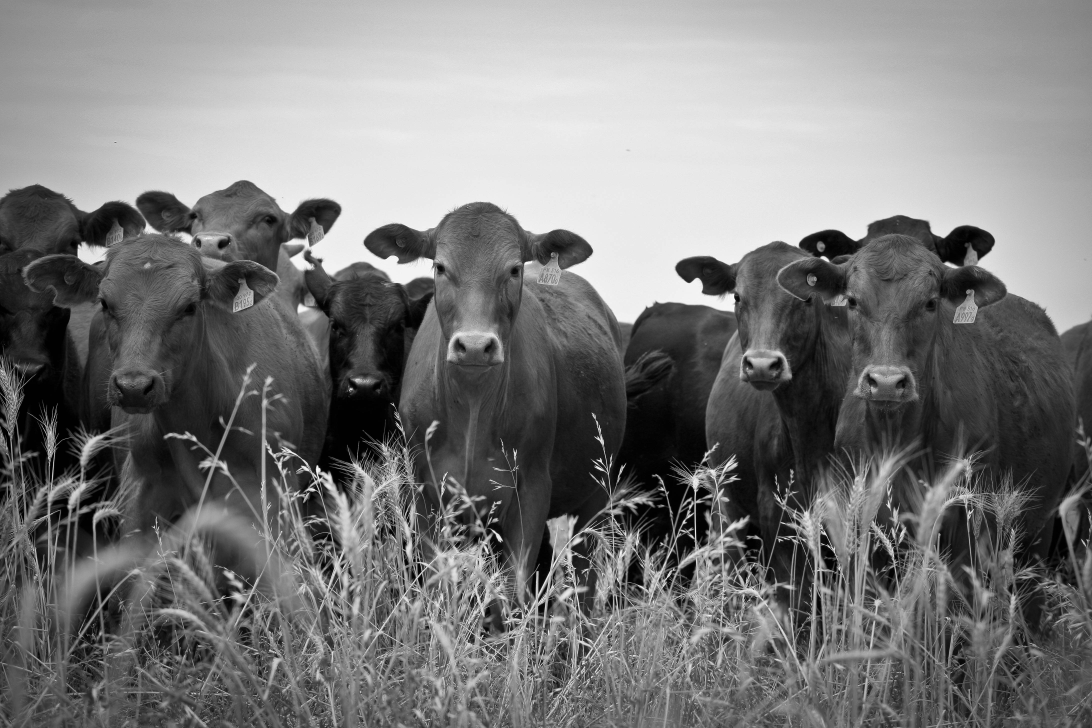
#> input picture cow_gray.jpg, 4368 x 2912 px, found by its file name (shown at 1/4 size)
$ python -i demo.py   (imports and definitions only)   (Python 2 division)
#> lines starting #> are read from the running program, lines starting #| are printed output that depends on the picture
#> in _reconstruct_single_img, img_rgb is the input picture: shape (2912, 4368, 3); min 0, max 255, mean 121
### utils.py
import cv2
from skimage import color
from skimage.transform import downscale_local_mean, resize
from skimage.io import imread, imsave
import math
import numpy as np
import os
import sklearn.neighbors as nn
import warnings
import configparser

import pickle
import random

# *****************************
# ***** Utility functions *****
# *****************************

def check_value(inds, val):
    ''' Check to see if an array is a single element equaling a particular value
    for pre-processing inputs in a function '''
    if(np.array(inds).size==1):
        if(inds==val):
            return True
    return False

def na(): # shorthand for new axis
    return np.newaxis

# [49 lines left out: functions flatten_nd_array, unflatten_2d_array, not called in this run]


class NNEncode():
    ''' Encode points using NN search and Gaussian kernel '''
    def __init__(self, NN, sigma, km_filepath='', cc=-1):
        if(check_value(cc, -1)):
            self.cc = np.load(km_filepath)
        else:
            self.cc = cc
        self.K = self.cc.shape[0]
        self.NN = int(NN)
        self.sigma = sigma
        self.nbrs = nn.NearestNeighbors(n_neighbors=self.NN, algorithm='ball_tree').fit(self.cc)

        self.alreadyUsed = False

    # [40 lines left out: functions encode_points_mtx_nd, decode_points_mtx_nd, decode_1hot_mtx_nd, not called in this run]

def _nnencode(data_ab_ss, n=10):
  '''Encode to 313bin
  Args:
    data_ab_ss: [N, H, W, 2]
  Returns:
    gt_ab_313 : [N, H, W, 313]
  '''
  NN = n
  sigma = 5.0
  enc_dir = './resources/'

  data_ab_ss = np.transpose(data_ab_ss, (0, 3, 1, 2))
  nnenc = NNEncode(NN, sigma, km_filepath=os.path.join(enc_dir, 'pts_in_hull.npy'))
  gt_ab_313 = nnenc.encode_points_mtx_nd(data_ab_ss, axis=1)

  gt_ab_313 = np.transpose(gt_ab_313, (0, 2, 3, 1))
  return gt_ab_313


class LookupEncode():
    '''Encode points using lookups'''
    # [37 lines left out: functions __init__, encode_points, not called in this run]


# ***************************
# ***** SUPPORT CLASSES *****
# ***************************
class PriorFactor():
    ''' Class handles prior factor '''
    # [65 lines left out: functions __init__, print_correction_stats, forward_condl, forward, not called in this run]

    def get_weights(self, ab_idx):
        return self.prior_factor[ab_idx]


# [292 lines left out: functions _prior_boost, get_prior, preprocess, softmax, JBU, _JBU_pix and 6 more, not called in this run]


class CaptionPrior():
    # [31 lines left out: functions __init__, _get_weight, get_weight, not called in this run]


def rand0(x):
    # [-x, x)
    return (random.random() * 2 - 1) * x


# [9 lines left out: function random_lighting, not called in this run]

### demo.py
from glob import glob
import os
import random
import subprocess

import h5py
import matplotlib
# [1 line not run here, left out]
import matplotlib.pyplot as plt
import numpy as np
import pickle
import tensorflow as tf
from net import Net
from skimage import io, color, transform
import cv2

from data import DataSet
from data_coco import DataSet as DataSetCOCO
import utils

_AUC_THRESHOLD = 150
_BATCH_SIZE = 1
_CAP_LAYERS = [0, 1, 2, 3, 4, 5, 6, 7]
# _CAP_LAYERS = [6]
_COCO_PATH = '/srv/glusterfs/xieya/data/coco_colors.h5'
_INPUT_SIZE = 224
_RESIZE_SIZE = 0
_CIFAR_IMG_SIZE = 32
_CIFAR_BATCH_SIZE = 20
_CIFAR_COUNT = 0
_G_VERSION = 1
_CKPT_PATH = '/srv/glusterfs/xieya/language_2/models/model.ckpt-18000'
# IMG_DIR = '/srv/glusterfs/xieya/image/grayscale/colorization_test'
IMG_DIR = '/srv/glusterfs/xieya/data/coco_seg'
_JBU_K = 10
_OUTPUT_DIR = '/srv/glusterfs/xieya/image/color/language_2_new'
_PRIOR_PATH = '/srv/glusterfs/xieya/prior/coco_313_soft.npy'
#_PRIOR_PATH = 'resources/prior_probs_smoothed.npy'
_IMG_NAME = '/srv/glusterfs/xieya/image/grayscale/cow_gray.jpg'
_VIDEO_IN_DIR = '/srv/glusterfs/xieya/data/DAVIS/JPEGImages/Full-Resolution/bus'
_VIDEO_OUT_DIR = '/srv/glusterfs/xieya/video/bus/vgg_4'
_NEW_CAPTION = True
# T = 2.63
T = 2.63


def _resize(image, resize_size=None):
#> called with resize_size = 224
    h = image.shape[0]
#> h = 2912
    w = image.shape[1]
#> w = 4368
    if resize_size is None:
        resize_size = min(h, w)

    if w > h:
        image = cv2.resize(image, (int(resize_size * w / h), resize_size))
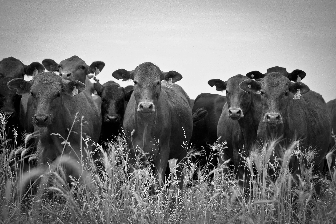
#> image: shape (224, 336, 3); min 0, max 255, mean 121

        # crop_start = np.random.randint(0, int(resize_size * w / h) - resize_size + 1)
        crop_start = (int(resize_size * w / h) - resize_size + 1) / 2
#> crop_start = 56
        image = image[:, crop_start:crop_start + resize_size, :]
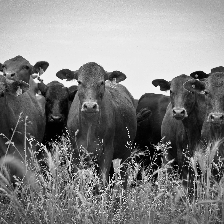
#> image: shape (224, 224, 3); min 0, max 255, mean 130.1
    else:
        image = cv2.resize(image, (resize_size, int(resize_size * h / w)))

        # crop_start = np.random.randint(0, int(resize_size * h / w) - resize_size + 1)
        crop_start = (int(resize_size * h / w) - resize_size + 1) / 2
        image = image[crop_start:crop_start + resize_size, :, :]
    return image


# [6 lines left out: function _get_model, not called in this run]


def _b_dist(a, b):
    return -np.log(np.sum(np.sqrt(a * b)))


def _cosine(a, b):
    return np.dot(a, b) / np.sqrt(np.dot(a, a) * np.dot(b, b))


def _cross_entropy(a, b):
    return np.sum(-a * np.log(b)), np.sum(-b * np.log(a))


def _kl_dist(a, b):
    return np.sum(a * np.log(a / b)), np.sum(b * np.log(b / a))


# [48 lines left out: function compare_c313_pixelwise, not called in this run]


def _intersection_of_hist(a, b):
    return np.sum(np.minimum(a, b))


# [96 lines left out: functions _compare_c313_single_image, compare_c313, _colorize_single_img, not called in this run]


def _reconstruct_single_img(img_name, jbu=False):
    img_path = os.path.join(IMG_DIR, img_name)
    img_id = os.path.splitext(img_name)[0]
    img_rgb = io.imread(img_path)
    if len(img_rgb.shape) != 3 or img_rgb.shape[2] != 3:
        return
    img_rgb = _resize(img_rgb, 224)
    img_lab = color.rgb2lab(img_rgb)
#> img_lab: shape (224, 224, 3) float64; mean of channels 0, 1, 2 52.8, 0, 0
    img_l = img_lab[None, :, :, 0: 1]
    # img_rgb_rs = cv2.resize(img_rgb, (_INPUT_SIZE, _INPUT_SIZE))
    # img_lab_rs = color.rgb2lab(img_rgb_rs)
    # img_ab_rs = img_lab_rs[None, :, :, 1:]
    img_ab = img_lab[None, :, :, 1:]
    img_ab_ss = transform.downscale_local_mean(img_ab, (1, 4, 4, 1))
    gt_313 = utils._nnencode(img_ab_ss)

    img_l = (img_l.astype(dtype=np.float32)) / 50. - 1
    img_dec, _ = utils.decode(img_l, gt_313, T, sfm=False, jbu=jbu, jbu_k=_JBU_K)
    io.imsave(os.path.join(_OUTPUT_DIR, img_id + '{}.jpg'.format('_jbu' if jbu else '')), img_dec)


# [637 lines left out: functions _colorize_ab_canvas, _get_cifar_data, _colorize_cifar_batch, cifar, _colorize_high_res_img, main and 15 more, not called in this run]


# [20 lines not run here, left out]
    # print("Model {}.".format(_CKPT_PATH))
    # compare_c313_pixelwise()
    # compare_c313()

#> (the run stopped early here; a loop or call above may not have finished)

$ run again, on 00049805.JPEG
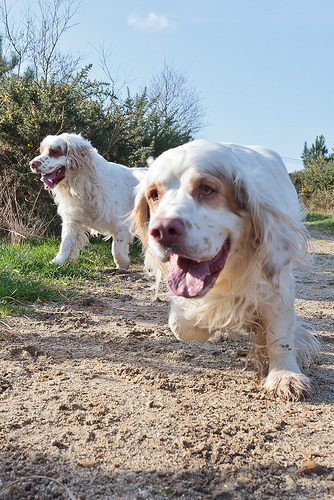
#> input picture 00049805.JPEG, 334 x 500 px, found by its file name
#> in _reconstruct_single_img, img_rgb is the input picture: shape (500, 334, 3); mean R, G, B 151.8, 151.8, 149.5
#> in _resize, `image = cv2.resize(image, (resize_size, int(resize_size * h / w)))`:
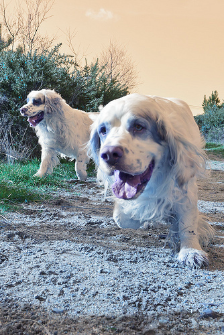
#> image: shape (335, 224, 3); mean of channels 0, 1, 2 151.6, 151.7, 149.4; drawn as B, G, R
#> in _resize, `image = image[crop_start:crop_start + resize_size, :, :]`:
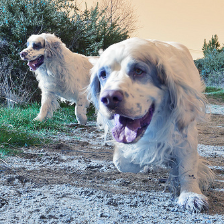
#> image: shape (224, 224, 3); mean of channels 0, 1, 2 145.6, 142.3, 136; drawn as B, G, R
#> img_lab: shape (224, 224, 3) float64; mean of channels 0, 1, 2 58.7, 0.7, 4.2
